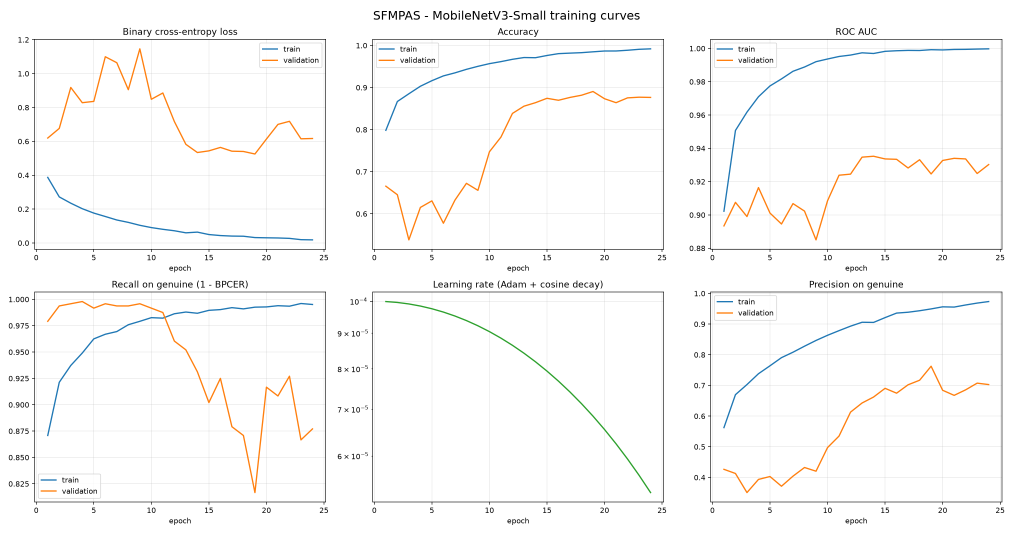
#> input picture outputs/training_curves.png, 3040 x 1600 px (shown at 1/3 size)
$ python -i train_pad.py   (imports and definitions only)   (older library calls are emulated)
#> lines starting #> are read from the running program, lines starting #| are printed output that depends on the picture
"""
SFMPAS - Fingerprint Presentation Attack Detection (Liveness Detection)
=======================================================================
MSc dissertation pipeline: SOCOFing Real vs Altered fingerprint classification
using Gabor ridge enhancement + MobileNetV3-Small transfer learning.

Pipeline
--------
  1. Undersample fakes to N per Altered difficulty subfolder (default 6000).
  2. Stratified 80/20 train/test split (optionally subject-disjoint).
  3. Gabor filter bank ridge enhancement (+ CLAHE), cached to disk.
  4. Resize to 224x224, replicate grayscale to 3 channels.
  5. MobileNetV3-Small, ImageNet pre-trained, fine-tuned end-to-end.
  6. Class weighting to suppress false rejection of genuine fingers (BPCER).
  7. Adam @ 1e-4 with cosine decay, up to 50 epochs + early stopping.
  8. ISO/IEC 30107-3 style APCER / BPCER / ACER reporting.
  9. Training-curve PNG + saved model.

Labels:  1 = genuine (bona fide / live)      0 = altered (presentation attack)

Usage
-----
  python train_pad.py                          # full run, as specified
  python train_pad.py --limit 400 --epochs 2   # fast smoke test
  python train_pad.py --split subject          # identity-disjoint split
"""

import os
import sys
import json
import time
import math
import argparse
import hashlib
import random
from datetime import datetime

# [1 line not run here, left out]

import numpy as np
import cv2
import matplotlib
# [1 line not run here, left out]
import matplotlib.pyplot as plt
from sklearn.model_selection import train_test_split
from sklearn.utils.class_weight import compute_class_weight
from sklearn.metrics import roc_curve, auc, confusion_matrix

# --------------------------------------------------------------------------
# Configuration
# --------------------------------------------------------------------------
ROOT      = os.path.dirname(os.path.abspath(__file__))
DATA_DIR  = os.path.join(ROOT, "fgpdataset")
REAL_DIR  = os.path.join(DATA_DIR, "Real")
ALT_DIR   = os.path.join(DATA_DIR, "Altered")
ALT_SUBS  = ["Altered-Easy", "Altered-Medium", "Altered-Hard"]

OUT_DIR   = os.path.join(ROOT, "outputs")
CACHE_DIR = os.path.join(ROOT, "cache")

IMG_SIZE  = 224
SEED      = 42

# Gabor bank (tuned for ~103x96 SOCOFing ridge spacing)
GABOR = dict(ksize=15, sigma=3.0, lambd=8.0, gamma=0.5, psi=0.0, n_orient=8)
CLAHE_CLIP, CLAHE_GRID = 2.0, (8, 8)


def log(msg):
    print("[{:%H:%M:%S}] {}".format(datetime.now(), msg), flush=True)


# [85 lines left out: functions banner, parse_meta, list_bmps, build_inventory, not called in this run]


# --------------------------------------------------------------------------
# 2. Gabor enhancement + cache
# --------------------------------------------------------------------------
def build_gabor_bank():
    ks = (GABOR["ksize"], GABOR["ksize"])
    return [
        cv2.getGaborKernel(ks, GABOR["sigma"], theta, GABOR["lambd"],
                           GABOR["gamma"], GABOR["psi"], ktype=cv2.CV_32F)
        for theta in np.arange(0, np.pi, np.pi / GABOR["n_orient"])
    ]


_BANK = None
_CLAHE = None


def enhance(path, use_gabor=True):
    """CLAHE -> [Gabor bank, max response over orientations] -> resize -> uint8.

    use_gabor=False gives the CLAHE-only ablation baseline. Gabor max-response is
    tuned to emphasise ridge FLOW, which may smooth over exactly the structural
    discontinuities (Z-cut, obliteration, central rotation) that mark an altered
    print -- so the ablation is the way to check whether it helps or hurts PAD.
    """
#> called with path = 'outputs/training_curves.png', use_gabor = True
    global _BANK, _CLAHE
    if _BANK is None:
        _BANK = build_gabor_bank()
        _CLAHE = cv2.createCLAHE(clipLimit=CLAHE_CLIP, tileGridSize=CLAHE_GRID)

    img = cv2.imread(path, cv2.IMREAD_GRAYSCALE)
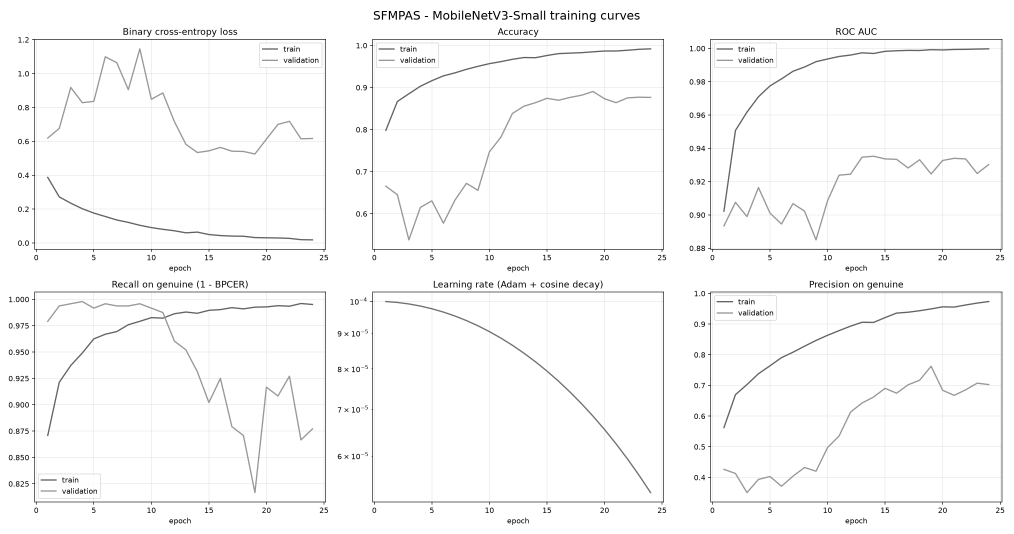
#> img: shape (1600, 3040) (shown at 1/3 size); min 0, max 255, mean 249.6
    if img is None:
        raise IOError("Unreadable image: " + str(path))
    img = _CLAHE.apply(img)
    if not use_gabor:
        return cv2.resize(img, (IMG_SIZE, IMG_SIZE), interpolation=cv2.INTER_CUBIC)
    f32 = img.astype(np.float32)
    resp = np.max(np.stack([cv2.filter2D(f32, cv2.CV_32F, k) for k in _BANK]), axis=0)
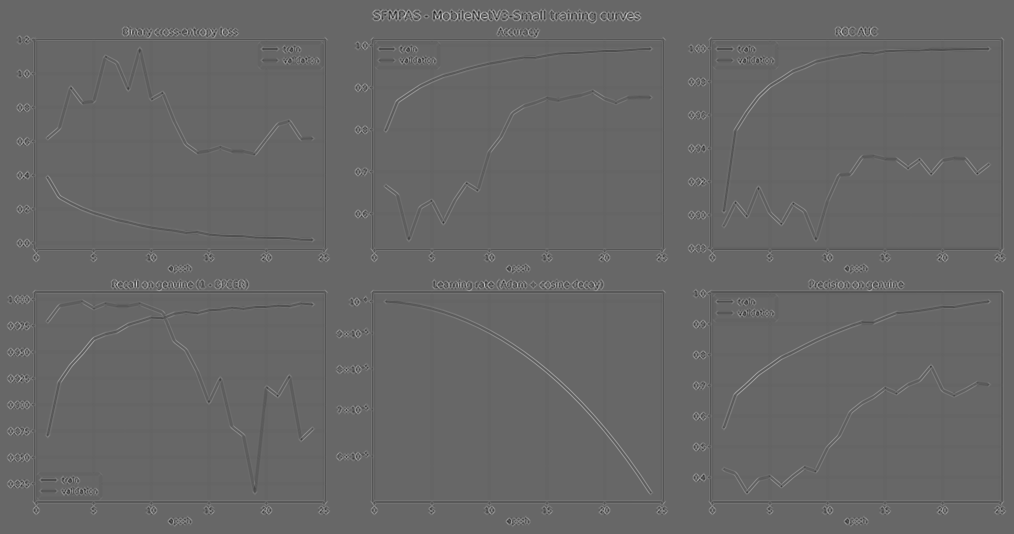
#> resp: shape (1600, 3040) float32 (shown at 1/3 size); min -189.1, max 6583.7, mean 2559; drawn with min black and max white
    resp = cv2.normalize(resp, None, 0, 255, cv2.NORM_MINMAX)
    return cv2.resize(resp.astype(np.uint8), (IMG_SIZE, IMG_SIZE),
                      interpolation=cv2.INTER_CUBIC)
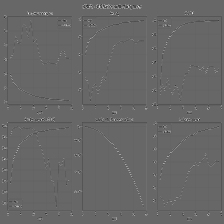
#> returned value: shape (224, 224); min 39, max 231, mean 102.9


# [525 lines left out: functions preprocess_cache, make_split, build_model, pad_metrics, print_report, plot_curves and 2 more, not called in this run]


# [2 lines not run here, left out]

>>> result = enhance('outputs/training_curves.png')
